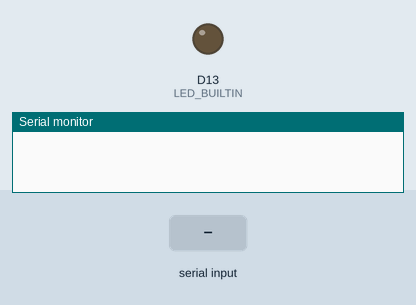
This sketch was run on a simulated Arduino Nano 33 IoT. Shown: output pins drawn as LEDs (lit = HIGH), the last lines printed to the serial monitor. The test bench sets the inputs (shaded band). Nothing arrives over Bluetooth unless stated.

Above: at 1.2 s.
1.3 s: "1" received over the second serial link
At 2.5 s:
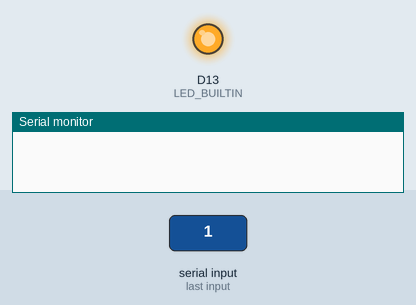
2.8 s: "0" received over the second serial link
At 4.9 s:
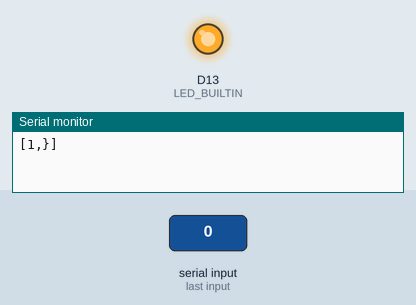
5.8 s: "2" received over the second serial link
At 10.7 s:
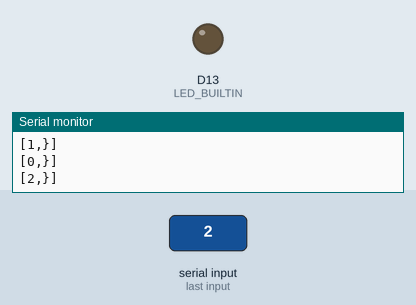
Timing chart, 0 to 12.2 s (numbered marks = the images above; inputs shaded):
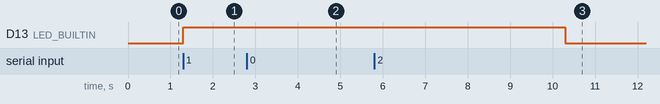

The sketch:

Nano33BLESense.ino
```cpp
#include <ArduinoBLE.h>


void setup() {
  Serial.begin(9600);
//  while(!Serial);

  Serial1.begin(9600);

  BLE.begin();

  pinMode(LED_BUILTIN, OUTPUT);
}

void loop() {
  if (Serial1.available()) {
    digitalWrite(LED_BUILTIN, HIGH);
    char train = Serial1.read();
    String bleJson = "[";
    bleJson += train;
    bleJson += ",";

    BLE.scan();
    bleJson += "{";
    float startTime = millis();
    while (millis() < startTime + 3000) {
      BLEDevice peripheral = BLE.available();
      if (peripheral) {
        bleJson += "\"";
        bleJson += peripheral.address();
        bleJson += "\":";
        bleJson += peripheral.rssi();
        bleJson += ",";
      }
    }
    bleJson.setCharAt(bleJson.length() - 1, '}');
    BLE.stopScan();

    bleJson += "]";
    Serial1.print(bleJson);
    Serial.println(bleJson);
    digitalWrite(LED_BUILTIN, LOW);
  }
}
```

Measured:
- after the input at 1.3 s, D13 (LED_BUILTIN): LOW → HIGH at once
- after the input at 2.8 s, D13 (LED_BUILTIN): stays HIGH (without the input it goes to LOW after 1.5 s)
- after the input at 5.8 s, D13 (LED_BUILTIN): HIGH → LOW after 4.5 s instead of 1.5 s
